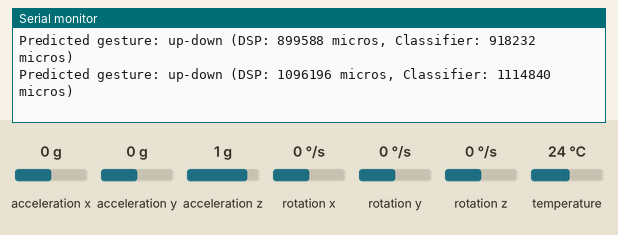
This sketch was run on a simulated Arduino Uno, built with avr-gcc and run on an emulated ATmega328P. Parts: the last lines printed to the serial monitor. The test bench sets the inputs (shaded band); at power-on: acceleration z 1 g, rotation x 0 °/s, acceleration x 0 g, acceleration y 0 g, rotation y 0 °/s, rotation z 0 °/s, temperature 24 °C.

Above: at 1.2 s.
1.3 s: acceleration z set to -1.4 g
At 2.1 s:
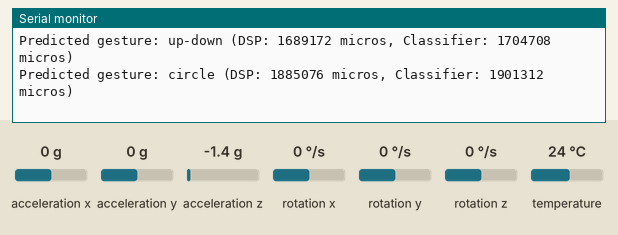
3.4 s: rotation x set to -192 °/s
At 3.83 s:
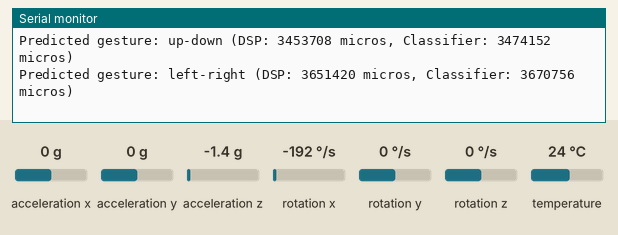
5.3 s: acceleration x set to -1.4 g
At 5.37 s:
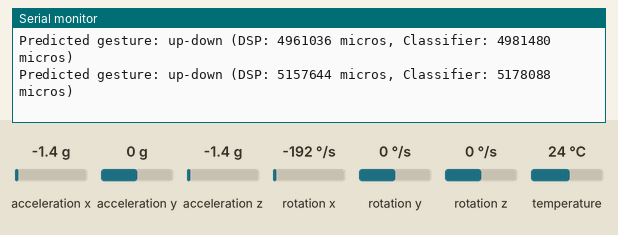
6.8 s: acceleration y set to -1.4 g
At 6.92 s:
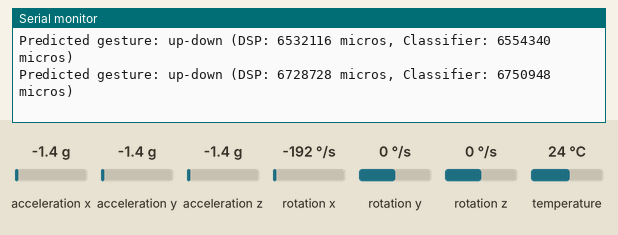
9.8 s: rotation y set to -192 °/s
At 9.95 s:
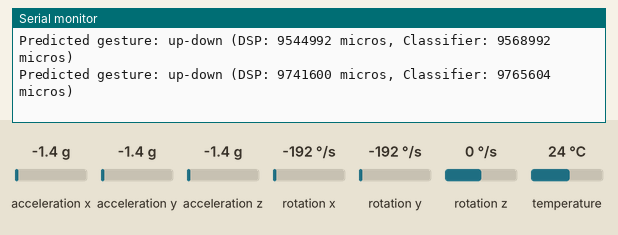

The sketch:

gestures.ino
```cpp
#include <Wire.h>
#include <Adafruit_MPU6050.h>
#include <Adafruit_Sensor.h>
#include "Pipeline.h"
#include "Classifier.h"

Adafruit_MPU6050 mpu;

void setup() {
  Serial.begin(115200);
  Serial.println("Started");

  // Iniciar el MPU6050
  if (!mpu.begin()) {
    Serial.println("Failed to find MPU6050 chip");
    while (1) {
      delay(10);
    }
  }

  Serial.println("MPU6050 Found!");

  mpu.setAccelerometerRange(MPU6050_RANGE_2_G);
  mpu.setGyroRange(MPU6050_RANGE_250_DEG);
  mpu.setFilterBandwidth(MPU6050_BAND_21_HZ);
  Serial.println("");
}

void loop() {
  /* Leer los datos del acelerómetro y el giroscopio */
  sensors_event_t a, g, temp;
  mpu.getEvent(&a, &g, &temp);

  // realizar extracción de características
  float features[] = {a.acceleration.x, a.acceleration.y, a.acceleration.z,
                      g.gyro.x, g.gyro.y, g.gyro.z};

  if (!pipeline.transform(features))
    return;

  // realizar clasificación
  Serial.print("Predicted gesture: ");
  Serial.print(forest.predictLabel(pipeline.X));
  Serial.print(" (DSP: ");
  Serial.print(pipeline.latencyInMicros());
  Serial.print(" micros, Classifier: ");
  Serial.print(forest.latencyInMicros());
  Serial.println(" micros)");
}
```

Pipeline.h
```cpp
#ifndef UUID5055166448
#define UUID5055166448

#include <cstring>


namespace ContinousMotionPipeline {


        #ifndef UUID5055494704
#define UUID5055494704

/**
  * MinMaxScaler(low=0, high=1)
 */
class Step0 {
    public:

        /**
         * Transform input vector
         */
        bool transform(float *x) {

    for (uint16_t i = 0; i < 6; i++) {
        x[i] = (x[i] - offset[i]) * scale[i] + 0;

        if (x[i] < 0) x[i] = 0;
        else if (x[i] > 1) x[i] = 1;
    }

    return true;


            return true;
        }

    protected:

    float offset[6] = {-1.53000000000f, -1.30000000000f, -1.01000000000f, -850.89000000000f, -302.12000000000f, -247.99000000000f};
    float scale[6] = {0.34965034965f, 0.18867924528f, 0.19960079840f, 0.00047250271f, 0.00180163949f, 0.00173520736f};

};


#endif

        #ifndef UUID5055494656
#define UUID5055494656

/**
  * Window(length=104, shift=31)
 */
class Step1 {
    public:

        /**
         * Transform input vector
         */
        bool transform(float *x) {

    // append x to queue
    memcpy(queue + head, x, sizeof(float) * 6);
    head += 6;

    if (head != 624)
        return false;

    // copy queue to x and shift
    memcpy(x, queue, sizeof(float) * 624);


        memcpy(queue, queue + 186, sizeof(float) * 438);


    head -= 186;


            return true;
        }

    protected:

    uint16_t head = 0;
    float queue[624] = {0};

};


#endif

        #ifndef UUID5055494800
#define UUID5055494800

/**
  * SpectralFeatures(num_inputs=6, window_length=104, order=2, num_features=20)
 */
class Step2 {
    public:

        /**
         * Transform input vector
         */
        bool transform(float *x) {

    // spectral features
    uint16_t idx = 0;

    for (uint16_t k = 0; k < 6; k++) {
        float minimum = 9999999;
        float maximum = -9999999;
        float abs_minimum = 999999;
        float abs_maximum = 0;
        float mean = 0;
        float abs_energy = 0;
        float mean_abs_change = 0;
        float cid_ce = 0;
        float xi_prev = x[k];

        // first-order features
        for (uint16_t i = k; i < 624; i += 6) {
            float xi = x[i];
            float abs_xi = abs(xi);
            float xi_prev2 = (i >= k + 12) ? x[i - 12] : xi;

            float xi2 = xi * xi;
            float diff = xi - xi_prev;

            // start of features
            minimum = xi < minimum ? xi : minimum;
            maximum = xi > maximum ? xi : maximum;
            abs_minimum = abs_xi < abs_minimum ? abs_xi : abs_minimum;
            abs_maximum = abs_xi > abs_maximum ? abs_xi : abs_maximum;
            mean += xi;
            abs_energy += xi2;
            mean_abs_change += abs(diff);
            cid_ce += diff * diff;
            xi_prev = xi;
        }

        mean /= 104;
        abs_energy /= 104;
        mean_abs_change /= 104;
        cid_ce /= 104;

        buffer[idx++] = maximum;
        buffer[idx++] = minimum;
        buffer[idx++] = abs_maximum;
        buffer[idx++] = abs_minimum;
        buffer[idx++] = mean;
        buffer[idx++] = abs_energy;
        buffer[idx++] = mean_abs_change;
        buffer[idx++] = cid_ce;


            // second-order features
            float xi_mean_prev = x[k] - mean;
            float count_above_mean = 0;
            float count_below_mean = 0;
            float first_position_of_max = 624;
            float first_position_of_min = 624;
            float max_count = 0;
            float min_count = 0;
            float max_thresh = maximum - abs(maximum) * 0.02;
            float min_thresh = minimum + abs(minimum) * 0.02;
            float var = 0;
            float std = 0;
            float kurtosis = 0;
            float skew = 0;
            float has_large_std = 0;
            float variation_coefficient = 0;

            for (uint16_t i = k; i < 624; i += 6) {
                float xi = x[i];
                float xi_mean = xi - mean;
                float var_i = xi_mean * xi_mean;

                // start of features
                var += var_i;
                count_above_mean += xi_mean >  0.001 ? 1 : 0;
                count_below_mean += xi_mean < -0.001 ? 1 : 0;
                first_position_of_max = (i < first_position_of_max && abs(xi - maximum) < 0.001) ? i : first_position_of_max;
                first_position_of_min = (i < first_position_of_min && abs(xi - minimum) < 0.001) ? i : first_position_of_min;

                if (var_i > 0.001) {
                    skew += var_i * xi_mean;
                    kurtosis += var_i * var_i;
                }
                if (xi > max_thresh) { max_count += 1; }
                if (xi < min_thresh) { min_count += 1; }

                xi_mean_prev = xi_mean;
            }

            var /= 104;
            std = sqrt(var);
            first_position_of_max = int((first_position_of_max - k) / 104);
            first_position_of_min = int((first_position_of_min - k) / 104);
            skew = var > 0.001 ? skew / pow(var, 1.5) : 0;
            kurtosis = var > 0.001 ? kurtosis / (var * var) : 0;
            has_large_std = std > 0.25 * (maximum - minimum);
            variation_coefficient = (mean > 0.001) ? var / mean : 0;

            buffer[idx++] = std;
            buffer[idx++] = var;
            buffer[idx++] = count_above_mean;
            buffer[idx++] = count_below_mean;
            buffer[idx++] = first_position_of_max;
            buffer[idx++] = first_position_of_min;
            buffer[idx++] = max_count;
            buffer[idx++] = min_count;
            buffer[idx++] = has_large_std;
            buffer[idx++] = skew;
            buffer[idx++] = kurtosis;
            buffer[idx++] = variation_coefficient;

    }

    memcpy(x, buffer, 120 * sizeof(float));


            return true;
        }

    protected:

    float buffer[120];

};


#endif


     /**
      * Pipeline:
 * ---------
 *  > MinMaxScaler(low=0, high=1)
 *  > Window(length=104, shift=31)
 *  > SpectralFeatures(num_inputs=6, window_length=104, order=2, num_features=20)
     */
    class Pipeline {
        public:
            static const uint16_t NUM_INPUTS = 6;
            static const uint16_t NUM_OUTPUTS = 120;
            static const uint16_t WORKING_SIZE = 624;
            float X[624];

            /**
             * Apply pipeline to input vector
             */
            template<typename T>
            bool transform(T *x) {
                for (uint16_t i = 0; i < 6; i++)
                    this->X[i] = x[i];

                size_t start = micros();
                bool isOk =

                     step0.transform(X)

                    && step1.transform(X)

                    && step2.transform(X)
                ;

                latency = micros() - start;

                return isOk;
            }

            /**
             * Debug output feature vector
             */
            template<typename PrinterInterface>
            void debugTo(PrinterInterface &printer, uint8_t precision=5) {
                printer.print(X[0], precision);

                for (uint16_t i = 1; i < 120; i++) {
                    printer.print(", ");
                    printer.print(X[i], precision);
                }

                printer.print('\n');
            }

            /**
 * Get latency in micros
 */
uint32_t latencyInMicros() {
    return latency;
}

/**
 * Get latency in millis
 */
uint16_t latencyInMillis() {
    return latency / 1000;
}

        protected:
            float latency;

                ContinousMotionPipeline::Step0 step0;

                ContinousMotionPipeline::Step1 step1;

                ContinousMotionPipeline::Step2 step2;

    };
}


static ContinousMotionPipeline::Pipeline pipeline;


#endif
```

Source omitted: Classifier.h (140480 bytes)

Measured:
- after the input at 1.3 s, the serial monitor: prints a new line after 0.25 s (image 1)
- after the input at 3.4 s, the serial monitor: prints a new line after 0.28 s (image 2)
